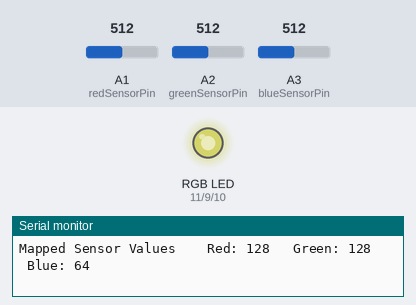
Recording of a sketch running on a simulated Arduino Uno, built with avr-gcc and run on an emulated ATmega328P. Shown: an RGB LED mixed from three pins (HIGH = lit), the last lines printed to the serial monitor. The inputs (shaded band) are chosen by the test bench; at power-on: A1 (redSensorPin) = 512, A3 (blueSensorPin) = 512, A2 (greenSensorPin) = 512. Dim RGB values are drawn brighter than linear.

Above: at 1.2 s.
1.3 s: A1 (redSensorPin) set to 413
At 2.3 s:
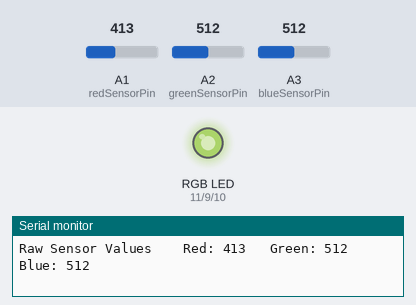
4.3 s: A1 (redSensorPin) set to 381
At 5.2 s:
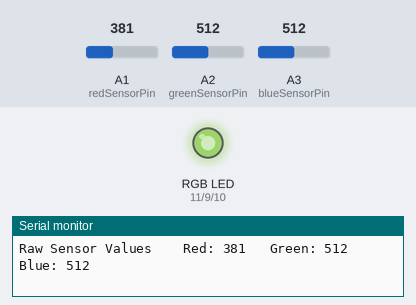
7.3 s: A3 (blueSensorPin) set to 900
At 7.7 s:
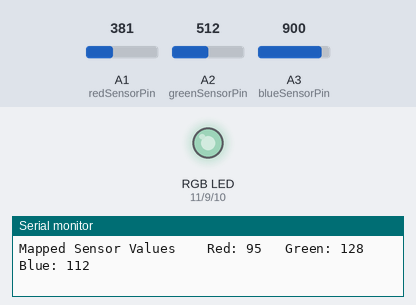
8.9 s: A2 (greenSensorPin) set to 410
At 10.3 s:
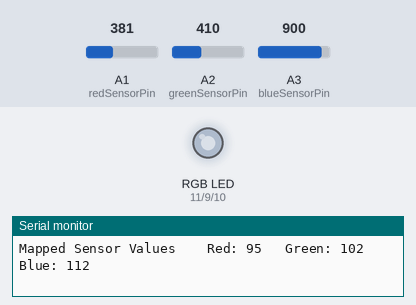
11.9 s: A2 (greenSensorPin) set to 387
At 12.5 s:
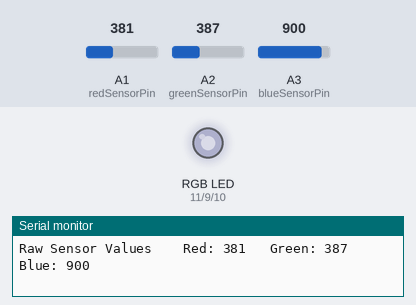
14.9 s: A3 (blueSensorPin) set to 0
At 16.0 s:
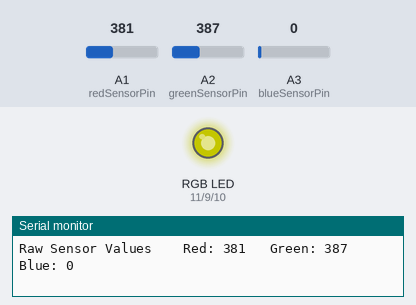
Timing chart, 0 to 17.5 s (numbered marks = the images above; inputs shaded):
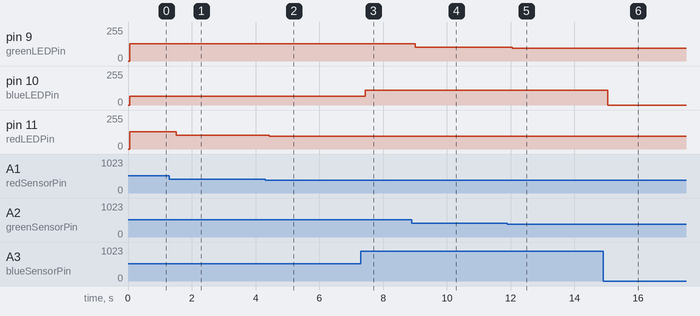

Measured:
- after the input at 1.3 s, pin 11 (redLEDPin): 128/255 → 103/255 after 0.22 s
- after the input at 4.3 s, pin 11 (redLEDPin): 103/255 → 95/255 after 0.13 s
- after the input at 7.3 s, pin 10 (blueLEDPin): 64/255 → 112/255 after 0.14 s
- after the input at 8.9 s, pin 9 (greenLEDPin): 128/255 → 102/255 after 0.11 s
- after the input at 11.9 s, pin 9 (greenLEDPin): 102/255 → 96/255 after 0.14 s
- after the input at 14.9 s, pin 10 (blueLEDPin): 112/255 → 0/255 after 0.14 s

The sketch:

ColorMixingLamp.ino
```cpp
// This is the Color Mixing Lamp example from the Arduino Projects Book, which is included in the Starter Kit.

const int greenLEDPin =9;
const int redLEDPin = 11;
const int blueLEDPin = 10;

const int redSensorPin = A1;
const int greenSensorPin = A2;
const int blueSensorPin = A3;
// note that these are shifted by one sinc I chose to keep A0 for the temperature sensor

int redValue = 0;
int greenValue = 0;
int blueValue = 0;

int redSensorValue = 0;
int greenSensorValue = 0;
int blueSensorValue = 0;

void setup() {
  Serial.begin(9600);

  pinMode(greenLEDPin, OUTPUT);
  pinMode(redLEDPin, OUTPUT);
  pinMode(blueLEDPin, OUTPUT);
}

void loop() {
  redSensorValue = analogRead(redSensorPin);
  delay(5);
  greenSensorValue = analogRead(greenSensorPin);
  delay(5);
  blueSensorValue = analogRead(blueSensorPin);

  Serial.print("Raw Sensor Values \t Red: ");
  Serial.print(redSensorValue);
  Serial.print("\t Green: ");
  Serial.print(greenSensorValue);
  Serial.print("\t Blue: ");
  Serial.println(blueSensorValue);

  redValue = redSensorValue/4;
  greenValue = greenSensorValue/4;
  blueValue = blueSensorValue/8;

  Serial.print("Mapped Sensor Values \t Red: ");
  Serial.print(redValue);
  Serial.print("\t Green: ");
  Serial.print(greenValue);
  Serial.print("\t Blue: ");
  Serial.println(blueValue);

  analogWrite(redLEDPin, redValue);
  analogWrite(greenLEDPin, greenValue);
  analogWrite(blueLEDPin, blueValue);
}
```
